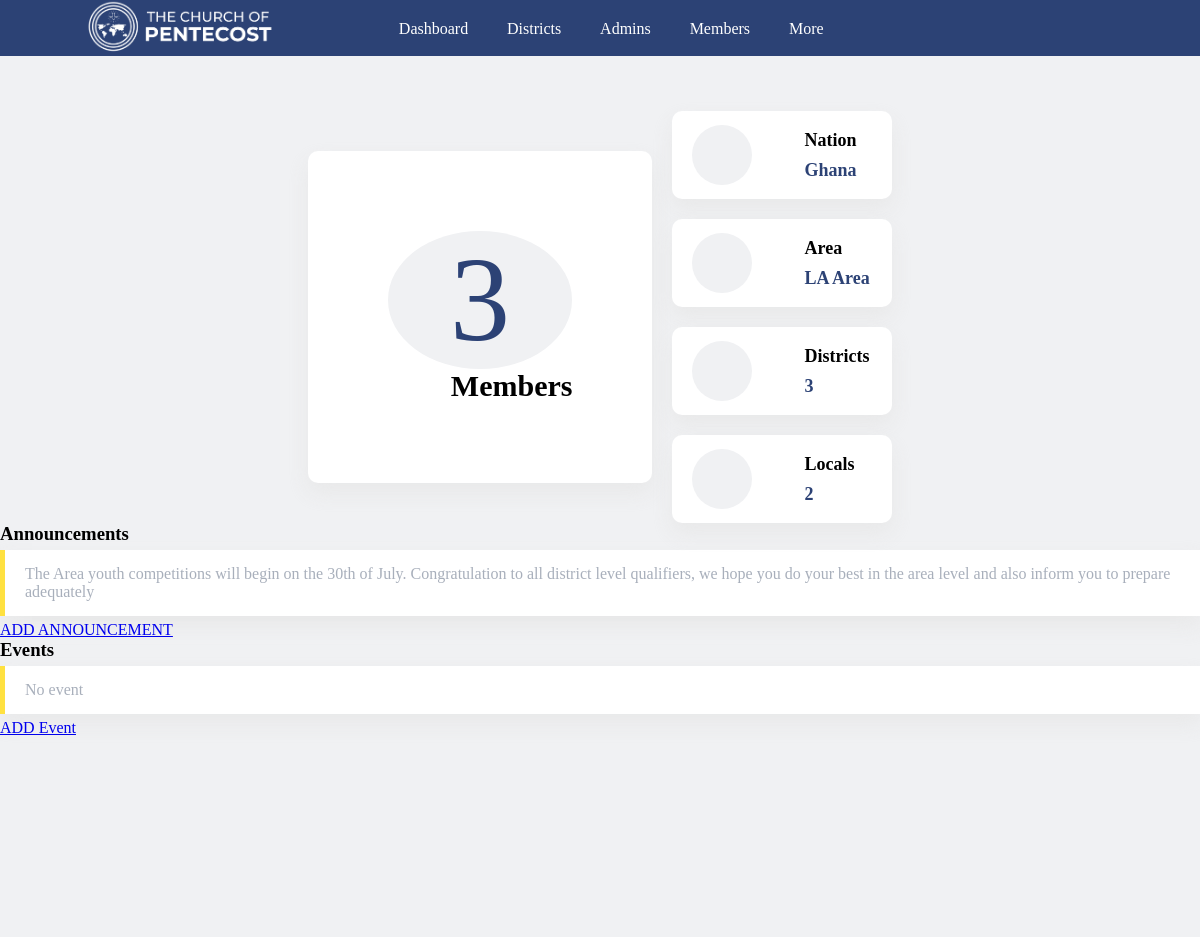
The page /area_admin/home (signed in) on the database its author committed.
### thecop_app/models.py (models this page shows, shortened)
class AreaAdmin(models.Model):
    id = models.TextField(primary_key=True)
    phone = models.TextField()
    email = models.TextField()
    password = models.TextField()
    area = models.ForeignKey(Area, on_delete=models.CASCADE)

class Member(models.Model):
    id = models.TextField(primary_key=True)
    local_assembly = models.ForeignKey(LocalAssembly, on_delete=models.CASCADE)
    name = models.TextField()
    gender = models.CharField(max_length=10)
    date_of_birth = models.DateField(default="2004-02-18")
    phone = models.TextField()
    phone2 = models.TextField()
    email = models.TextField()
    address = models.TextField()
    password = models.TextField(default=phone)

class LocalAssembly(models.Model):
    district = models.ForeignKey(District, on_delete=models.CASCADE)
    id = models.TextField(primary_key=True)
    name = models.TextField()
    location = models.TextField()

class District(models.Model):
    area = models.ForeignKey(Area, on_delete=models.CASCADE)
    id = models.TextField(primary_key=True)
    name = models.TextField()
    location = models.TextField()

class Area(models.Model):
    nation = models.ForeignKey(Nation, on_delete=models.CASCADE)
    id = models.TextField(primary_key=True)
    name = models.TextField()
    location = models.TextField()
    def get_local_total(self):
        total = 0
        for i in LocalAssembly.objects.all():
            if i.district.area == self:
                total = total + 1
        return total
    def get_members_total(self):
        total = 0
        for i in Member.objects.all():
            if i.local_assembly.district.area == self:
                total = total + 1
        return total

class Nation(models.Model):
    id = models.TextField(primary_key=True)
    country = models.TextField()

class AreaAnnouncement(models.Model):
    id = models.CharField(max_length=100, primary_key=True)
    date = models.DateField(auto_now=True)
    text = models.TextField()
    area = models.ForeignKey(Area, on_delete=models.CASCADE)

### thecop_app/areaAdmin/views.py (the view)
# urls.py: path("home", views.home, name="areaAdmin_home"),
def home(request):
    active_admin = AreaAdmin.objects.get(pk=request.session.get('area_admin_id'))
    context = {
        "admins": DistrictAdmin.objects.all(),
        "admin": active_admin,
        "announcements": active_admin.area.areaannouncement_set.all(),
        "events": active_admin.area.areaevent_set.all()
    }
    return render(request, 'thecop_app/areaAdmin/home.html', context)

### thecop_app/templates/thecop_app/areaAdmin/home.html (shortened to what this page needs)
<!DOCTYPE html>
<html lang="en">
{% load static %}
 <head>
    <link rel="stylesheet" href="{% static 'thecop_app/CSS/index0.css' %}" />
    <link rel="stylesheet" href="{% static 'thecop_app/CSS/ananse.css' %}" />
      <link rel="stylesheet" href="{% static 'thecop_app/CSS/fa/allicons.css' %}">
</head>
<body>
<header class="grid-header">
      <div class="logo">
          <img src="{% static 'thecop_app/images/The-Church-Of-Pentecost.png' %}" width=200/>
      </div>
      <div class="mid-div">
              <div class="nav-btn" onclick="window.open('{% url 'areaAdmin_home' %}', '_self')">
                  <i class="fa-thin fa-gauge"></i>
                  <span>Dashboard</span>
              </div>
            <div class="nav-btn" onclick="window.open('{% url 'areaAdmin_districts' %}', '_self')">
                  <i class="fa-thin fa-map"></i>
                  <span>Districts</span>
              </div>
          <div class="nav-btn" onclick="window.open('{% url 'areaAdmin_admins' %}', '_self')">
                      <i class="fa-thin fa-user-lock"></i>
                     <span>Admins</span>
              </div>
          <div class="nav-btn" onclick="window.open('{% url 'areaAdmin_members' %}', '_self')">
                  <i class="fa-thin fa-users"></i>
                 <span>Members</span>
          </div>
          <div class="nav-btn" onclick="window.open('{% url 'copAdmin_members' %}', '_self')">
                  <i class="fa-thin fa-caret-down"></i>
                 <span>More</span>
          </div>
      </div>
</header>
<br><br><br>
<appbody style=" background-color: #f0f1f3 !important;">
    <div class="counter-div-090">
        <div class="one">
            <div class="counter alpha">
                <div class="count">{{admin.area.get_members_total}}</div>
                <div class="label">
                    <i class="fa-thin fa-users"></i>
                    <span>Members</span>
                </div>
            </div>
        </div>
        <div  class="two">
            <div class="counter-001">
                 <div class="counter-av">
                      <i class="fa-thin fa-globe"></i>
                 </div>
                 <div>
                     <div class="counter-head">Nation</div>
                     <div class="counter-mini">{{admin.area.nation.country}}</div>
                 </div>
            </div>
            <div class="counter-001">
                 <div class="counter-av">
                      <i class="fa-thin fa-map"></i>
                 </div>
                 <div>
                     <div class="counter-head">Area</div>
                     <div class="counter-mini">{{admin.area.name}} Area</div>
                 </div>
            </div>
            <div class="counter-001">
                 <div class="counter-av">
                      <i class="fa-thin fa-radar"></i>
                 </div>
                 <div>
                     <div class="counter-head">Districts</div>
                     <div class="counter-mini">{{admin.area.district_set.count}}</div>
                 </div>
            </div>
            <div class="counter-001">
                 <div class="counter-av">
                      <i class="fa-thin fa-church"></i>
                 </div>
                 <div>
                     <div class="counter-head">Locals</div>
                     <div class="counter-mini">{{admin.area.get_local_total}}</div>
                 </div>
            </div>
        </div>
    </div>
    <h3>Announcements</h3>
<div>
    {% for announcement in announcements %}
        <div class="anc n">
            <span>{{ announcement.text }}</span>
        </div>
    {% empty %}
        <div class="anc n">
            <span>No announcement</span>
        </div>
    {% endfor %}
</div>
<a href="{% url 'areaAdmin_add_announcement' %}">ADD ANNOUNCEMENT</a>
<h3>Events</h3>
<div>
    {% for event in events %}
        <div class="anc n">
            <span>{{ event.name }}::{{ event.date }}</span>
        </div>
    {% empty %}
        <div class="anc n">
            <span>No event</span>
        </div>
    {% endfor %}
</div>
<a href="{% url 'areaAdmin_add_event' %}">ADD Event</a>
</appbody>
</body>
</html>

### thecop_app/static/thecop_app/CSS/index0.css (style rules this page uses)
* { padding: 0; margin: 0; box-sizing: border-box; font-family: "Raleway", sans-serif; }
body { background-color: #f0f1f3; overflow-x: hidden; }
.anc { width: 100%; height: auto; background-color: white; box-shadow: 0px 10px 20px 0px rgba(229, 229, 229, 0.75); padding: 15px 20px; margin: 5px 0; display: flex; flex-direction: row; color: rgba(30, 48, 80, 0.388) }
.anc.n { border-left: 5px solid rgba(255, 215, 0, 0.75); }
.grid-header { z-index: 99; position: fixed; width: 100%; display: grid; grid-template-columns: 30% 40% 30%; align-items: center; height: 3.5em; background: #2C4275; top: 0; }
.grid-header div.logo { display: flex; flex-direction: row; align-items: center;justify-content: space-evenly; }
.grid-header div.mid-div { display: flex; flex-direction: row; align-items: center;justify-content: space-evenly; }
.grid-header div.mid-div div.nav-btn { display: flex; flex-direction: row; align-items: center; gap: 10px; color: #FFFFFF; cursor: pointer; }
.counter-div-090 { display: flex; align-items: center; justify-content: center; gap: 20px; }
.counter-div-090 div.one { display: flex; align-items: center; justify-content: center; }
.counter-div-090 div.one div.counter.alpha { display: flex; align-items: center; justify-content: center; flex-direction: column; padding: 80px 80px; border-radius: 10px; background-color: white; box-shadow: 0px 10px 20px 0px rgba(229, 229, 229, 0.75); }
.counter-div-090 div.one div.counter.alpha div.count { background-color: #f0f1f3; width: 100%; border-radius: 100%; display: flex; align-items: center; justify-content: center; font-size: 120px; color: #2C4275; }
.counter-div-090 div.one div.counter.alpha div.label { display: flex; gap: 40px; align-items: center; justify-content: center; font-size: 30px; color: black; }
.counter-div-090 div.two { display: flex; align-items: center; justify-content: space-evenly; flex-direction: column; gap: 20px; }
.counter-div-090 div.two div.counter-001 { width: 220px; height: 88px; display: grid; grid-template-columns: 60% 40%; background: white; align-items: center; box-shadow: 0px 10px 20px 0px rgba(229, 229, 229, 0.75); border-radius: 10px; }
.counter-div-090 div.two div.counter-001 .counter-head { font-size: 18px; font-weight: bold; font-family: calibri; color: black; }
.counter-div-090 div.two div.counter-001 .counter-mini { margin-top: 9px; font-family: calibri; font-size: 18px; font-weight: bold; font-family: calibri; color: #2C4275; }
.counter-div-090 div.two .counter-001 .counter-av { background-color: #f0f1f3; width: 60px; height: 60px; display: flex; align-items: center; justify-content: center; border-radius: 100%; position: relative; left: 20px; align-self: center; margin: 0 0 0 0; }
.counter-div-090 div.two .counter-001 .counter-av i { font-size: 27px; }

### thecop_app/static/thecop_app/CSS/ananse.css (style rules this page uses)
* { font-family: 'calibri'; }
:root { --color-one: gold ; --color-two: #e91e63; --shadow: 0px 1px 5px -2px #9b8c8c; }
body { overflow-x: hidden; }
appbody { width: 100%; margin: 57px 0 100px 0; position: absolute; left: 0; padding-bottom: 200px; z-index: 0; }
.label { font-weight: bold; }

### thecop_app/templates/thecop_app/areaAdmin/home.html (style rules this page uses)
body { font-family:calibri }

### rows shown on the page
AreaAdmin: area.get_members_total "3", area.nation.country "Ghana", area.name "LA", area.district_set.count "3", area.get_local_total "2"
AreaAnnouncement: text "The Area youth competitions will begin on the 30th of July. Congratulation to all district level qualifiers, we hope you do your best in the area level and also inform you to prepare adequately"
